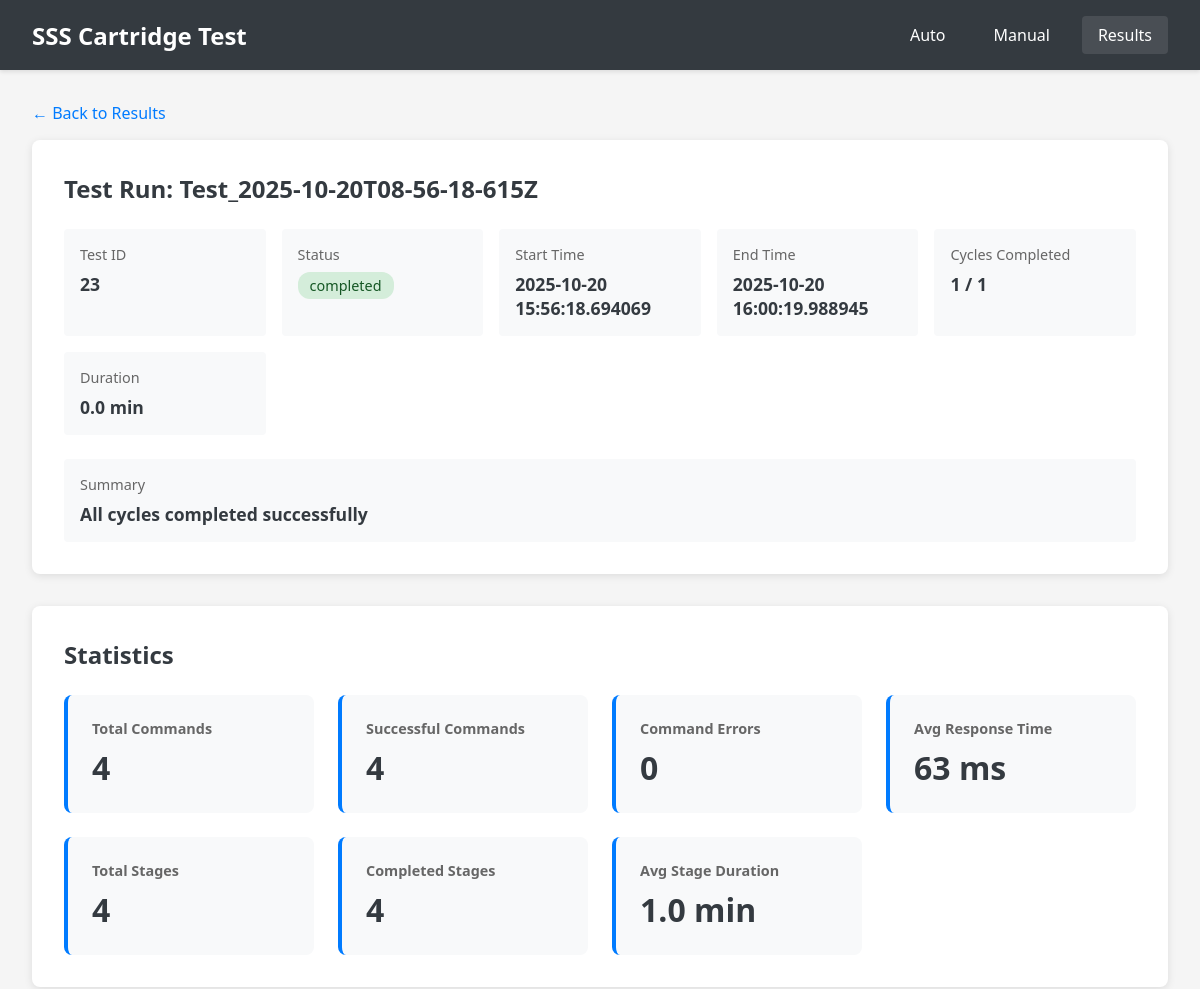
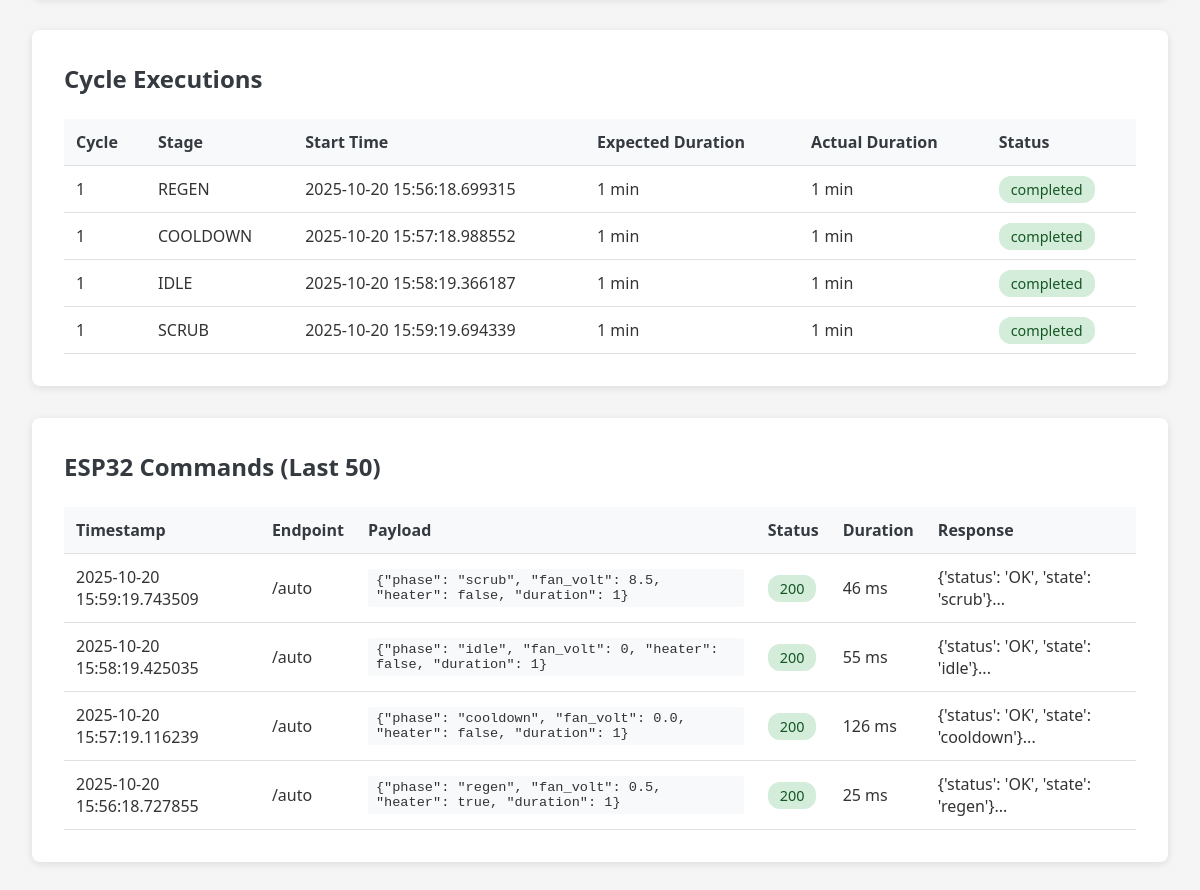
Page /results/23 on the committed database (2 pictures, top to bottom).
### tables this page shows
CREATE TABLE test_runs (
                    id INTEGER PRIMARY KEY AUTOINCREMENT,
                    name TEXT NOT NULL,
                    start_time TIMESTAMP NOT NULL,
                    end_time TIMESTAMP,
                    status TEXT NOT NULL,
                    total_cycles INTEGER,
                    completed_cycles INTEGER DEFAULT 0,
                    config TEXT NOT NULL,
                    result_summary TEXT,
                    created_at TIMESTAMP DEFAULT CURRENT_TIMESTAMP
                );

CREATE TABLE cycle_executions (
                    id INTEGER PRIMARY KEY AUTOINCREMENT,
                    test_run_id INTEGER NOT NULL,
                    cycle_number INTEGER NOT NULL,
                    stage TEXT NOT NULL,
                    start_time TIMESTAMP NOT NULL,
                    end_time TIMESTAMP,
                    expected_duration_sec INTEGER,
                    actual_duration_sec INTEGER,
                    status TEXT NOT NULL,
                    FOREIGN KEY (test_run_id) REFERENCES test_runs(id)
                );

CREATE TABLE esp32_commands (
                    id INTEGER PRIMARY KEY AUTOINCREMENT,
                    test_run_id INTEGER,
                    cycle_execution_id INTEGER,
                    timestamp TIMESTAMP DEFAULT CURRENT_TIMESTAMP,
                    endpoint TEXT NOT NULL,
                    method TEXT NOT NULL,
                    payload TEXT NOT NULL,
                    response_status INTEGER,
                    response_body TEXT,
                    error TEXT,
                    duration_ms INTEGER,
                    FOREIGN KEY (test_run_id) REFERENCES test_runs(id),
                    FOREIGN KEY (cycle_execution_id) REFERENCES cycle_executions(id)
                );

### app.py (the view)
@app.route('/results/<int:test_run_id>')
def test_run_details(test_run_id):
    test_run = db.get_test_run(test_run_id)
    if not test_run:
        return jsonify({'error': 'Test run not found'}), 404
    cycles = db.get_cycle_executions(test_run_id)
    commands = db.get_esp32_commands(test_run_id=test_run_id)
    scenarios = db.get_test_scenarios(test_run_id)
    statistics = db.get_test_run_statistics(test_run_id)
    return render_template('test_details.html',
                         test_run=test_run,
                         cycles=cycles,
                         commands=commands,
                         scenarios=scenarios,
                         statistics=statistics)

### database.py (called while the page is built)
    @contextmanager
    def get_connection(self):
        conn = sqlite3.connect(self.db_path)
        conn.row_factory = sqlite3.Row
        try:
            yield conn
            conn.commit()
        except Exception as e:
            conn.rollback()
            raise e
        finally:
            conn.close()

    def get_test_run(self, test_run_id: int) -> Optional[Dict]:
        with self.get_connection() as conn:
            cursor = conn.cursor()
            cursor.execute('SELECT * FROM test_runs WHERE id = ?', (test_run_id,))
            row = cursor.fetchone()
            return dict(row) if row else None

    def get_cycle_executions(self, test_run_id: int) -> List[Dict]:
        with self.get_connection() as conn:
            cursor = conn.cursor()
            cursor.execute('''
                SELECT * FROM cycle_executions
                WHERE test_run_id = ?
                ORDER BY cycle_number, start_time
            ''', (test_run_id,))
            return [dict(row) for row in cursor.fetchall()]

    def get_esp32_commands(self, test_run_id: Optional[int] = None,
                          cycle_execution_id: Optional[int] = None,
                          limit: int = 100) -> List[Dict]:
        with self.get_connection() as conn:
            cursor = conn.cursor()
            query = 'SELECT * FROM esp32_commands WHERE 1=1'
            params = []
            if test_run_id is not None:
                query += ' AND test_run_id = ?'
                params.append(test_run_id)
            if cycle_execution_id is not None:
                query += ' AND cycle_execution_id = ?'
                params.append(cycle_execution_id)
            query += ' ORDER BY timestamp DESC LIMIT ?'
            params.append(limit)
            cursor.execute(query, params)
            return [dict(row) for row in cursor.fetchall()]

    def get_test_scenarios(self, test_run_id: int) -> List[Dict]:
        with self.get_connection() as conn:
            cursor = conn.cursor()
            cursor.execute('''
                SELECT * FROM test_scenarios
                WHERE test_run_id = ?
                ORDER BY start_time
            ''', (test_run_id,))
            return [dict(row) for row in cursor.fetchall()]

### templates/test_details.html (shortened to what this page needs)
<!DOCTYPE html>
<html lang="en">
<head>
    <link rel="stylesheet" href="{{ url_for('static', filename='css/style.css') }}">
</head>
<body>
    <nav class="navbar">
        <div class="nav-brand">SSS Cartridge Test</div>
        <div class="nav-menu">
            <a href="/">Auto</a>
            <a href="/manual">Manual</a>
            <a href="/results" class="active">Results</a>
        </div>
    </nav>
    <div class="details-container">
        <a href="/results" class="back-link">← Back to Results</a>
        <div class="section">
            <h2>Test Run: {{ test_run['name'] }}</h2>
            <div class="info-grid">
                <div class="info-item">
                    <label>Test ID</label>
                    <value>{{ test_run['id'] }}</value>
                </div>
                <div class="info-item">
                    <label>Status</label>
                    <value>
                        <span class="status-badge status-{{ test_run['status'] }}">
                            {{ test_run['status'] }}
                        </span>
                    </value>
                </div>
                <div class="info-item">
                    <label>Start Time</label>
                    <value>{{ test_run['start_time'] }}</value>
                </div>
                <div class="info-item">
                    <label>End Time</label>
                    <value>{{ test_run['end_time'] if test_run['end_time'] else 'Running...' }}</value>
                </div>
                <div class="info-item">
                    <label>Cycles Completed</label>
                    <value>{{ test_run['completed_cycles'] }} / {{ test_run['total_cycles'] }}</value>
                </div>
                <div class="info-item">
                    <label>Duration</label>
                    <value>
                        {% if test_run['end_time'] %}
                            {{ "%.1f"|format((test_run['end_time']|float - test_run['start_time']|float) / 60) }} min
                        {% else %}
                            In progress
                        {% endif %}
                    </value>
                </div>
            </div>
            {% if test_run['result_summary'] %}
            <div class="info-item" style="margin-top: 1rem;">
                <label>Summary</label>
                <value>{{ test_run['result_summary'] }}</value>
            </div>
            {% endif %}
        </div>
        {% if statistics %}
        <div class="section">
            <h2>Statistics</h2>
            <div class="stats-grid">
                <div class="stat-card">
                    <h3>Total Commands</h3>
                    <div class="stat-value">{{ statistics['commands']['total'] or 0 }}</div>
                </div>
                <div class="stat-card">
                    <h3>Successful Commands</h3>
                    <div class="stat-value">{{ statistics['commands']['successful'] or 0 }}</div>
                </div>
                <div class="stat-card">
                    <h3>Command Errors</h3>
                    <div class="stat-value">{{ statistics['commands']['errors'] or 0 }}</div>
                </div>
                <div class="stat-card">
                    <h3>Avg Response Time</h3>
                    <div class="stat-value">
                        {% if statistics['commands']['avg_duration_ms'] %}
                            {{ "%.0f"|format(statistics['commands']['avg_duration_ms']) }} ms
                        {% else %}
                            - ms
                        {% endif %}
                    </div>
                </div>
                <div class="stat-card">
                    <h3>Total Stages</h3>
                    <div class="stat-value">{{ statistics['cycles']['total_stages'] or 0 }}</div>
                </div>
                <div class="stat-card">
                    <h3>Completed Stages</h3>
                    <div class="stat-value">{{ statistics['cycles']['completed_stages'] or 0 }}</div>
                </div>
                <div class="stat-card">
                    <h3>Avg Stage Duration</h3>
                    <div class="stat-value">
                        {% if statistics['cycles']['avg_stage_duration_sec'] %}
                            {{ "%.1f"|format(statistics['cycles']['avg_stage_duration_sec'] / 60) }} min
                        {% else %}
                            - min
                        {% endif %}
                    </div>
                </div>
            </div>
        </div>
        {% endif %}
        {% if cycles %}
        <div class="section">
            <h2>Cycle Executions</h2>
            <table class="cycles-table">
                <thead>
                    <tr>
                        <th>Cycle</th>
                        <th>Stage</th>
                        <th>Start Time</th>
                        <th>Expected Duration</th>
                        <th>Actual Duration</th>
                        <th>Status</th>
                    </tr>
                </thead>
                <tbody>
                    {% for cycle in cycles %}
                    <tr>
                        <td>{{ cycle['cycle_number'] }}</td>
                        <td>{{ cycle['stage'].upper() }}</td>
                        <td>{{ cycle['start_time'] }}</td>
                        <td>{{ cycle['expected_duration_sec'] // 60 }} min</td>
                        <td>
                            {% if cycle['actual_duration_sec'] %}
                                {{ cycle['actual_duration_sec'] // 60 }} min
                            {% else %}
                                -
                            {% endif %}
                        </td>
                        <td>
                            <span class="status-badge status-{{ cycle['status'] }}">
                                {{ cycle['status'] }}
                            </span>
                        </td>
                    </tr>
                    {% endfor %}
                </tbody>
            </table>
        </div>
        {% endif %}
        {% if commands %}
        <div class="section">
            <h2>ESP32 Commands (Last 50)</h2>
            <table class="commands-table">
                <thead>
                    <tr>
                        <th>Timestamp</th>
                        <th>Endpoint</th>
                        <th>Payload</th>
                        <th>Status</th>
                        <th>Duration</th>
                        <th>Response</th>
                    </tr>
                </thead>
                <tbody>
                    {% for cmd in commands[:50] %}
                    <tr>
                        <td>{{ cmd['timestamp'] }}</td>
                        <td>{{ cmd['endpoint'] }}</td>
                        <td>
                            <div class="command-payload">{{ cmd['payload'] }}</div>
                        </td>
                        <td>
                            {% if cmd['response_status'] %}
                                <span class="status-badge status-{{ 'online' if cmd['response_status'] == 200 else 'offline' }}">
                                    {{ cmd['response_status'] }}
                                </span>
                            {% else %}
                                <span class="status-badge status-error">Error</span>
                            {% endif %}
                        </td>
                        <td>{{ cmd['duration_ms'] }} ms</td>
                        <td>
                            {% if cmd['error'] %}
                                <span style="color: #dc3545;">{{ cmd['error'] }}</span>
                            {% else %}
                                {{ cmd['response_body'][:50] }}...
                            {% endif %}
                        </td>
                    </tr>
                    {% endfor %}
                </tbody>
            </table>
        </div>
        {% endif %}
    </div>
</body>
</html>

### static/css/style.css (style rules this page uses)
:root { --primary-color: #007bff; --success-color: #28a745; --danger-color: #dc3545; --warning-color: #ffc107; --info-color: #17a2b8; --secondary-color: #6c757d; --dark-color: #343a40; --light-color: #f8f9fa; --online-color: #28a745; --offline-color: #dc3545; }
* { margin: 0; padding: 0; box-sizing: border-box; }
body { font-family: 'Segoe UI', Tahoma, Geneva, Verdana, sans-serif; background-color: #f5f5f5; color: #333; }
.navbar { background-color: var(--dark-color); color: white; padding: 1rem 2rem; display: flex; justify-content: space-between; align-items: center; box-shadow: 0 2px 4px rgba(0,0,0,0.1); }
.nav-brand { font-size: 1.5rem; font-weight: bold; }
.nav-menu { display: flex; gap: 1rem; align-items: center; }
.nav-menu a { color: white; text-decoration: none; padding: 0.5rem 1rem; border-radius: 4px; transition: background-color 0.3s; }
.nav-menu a:hover, .nav-menu a.active { background-color: rgba(255,255,255,0.1); }
.status-badge { padding: 0.25rem 0.75rem; border-radius: 12px; font-size: 0.9rem; font-weight: 500; }
.status-online { background-color: #d4edda; color: #155724; }
.status-completed { background-color: #d4edda; color: #155724; }
table { width: 100%; border-collapse: collapse; }
th, td { padding: 1rem; text-align: left; border-bottom: 1px solid #e0e0e0; }
th { background-color: #f8f9fa; font-weight: 600; color: var(--dark-color); }

### templates/test_details.html (style rules this page uses)
.details-container { max-width: 1400px; margin: 2rem auto; padding: 0 2rem; }
.section { background: white; border-radius: 8px; padding: 2rem; margin-bottom: 2rem; box-shadow: 0 2px 8px rgba(0,0,0,0.1); }
.section h2 { margin-bottom: 1.5rem; color: #343a40; }
.info-grid { display: grid; grid-template-columns: repeat(auto-fit, minmax(200px, 1fr)); gap: 1rem; margin-bottom: 1.5rem; }
.info-item { padding: 1rem; background: #f8f9fa; border-radius: 4px; }
.info-item label { display: block; font-size: 0.9rem; color: #666; margin-bottom: 0.5rem; }
.info-item value { display: block; font-size: 1.1rem; font-weight: 600; color: #343a40; }
.cycles-table, .commands-table { width: 100%; border-collapse: collapse; margin-top: 1rem; }
.cycles-table th, .cycles-table td, .commands-table th, .commands-table td { padding: 0.75rem; text-align: left; border-bottom: 1px solid #e0e0e0; }
.cycles-table th, .commands-table th { background-color: #f8f9fa; font-weight: 600; }
.command-payload { font-family: monospace; font-size: 0.85rem; background: #f8f9fa; padding: 0.25rem 0.5rem; border-radius: 3px; }
.stats-grid { display: grid; grid-template-columns: repeat(auto-fit, minmax(250px, 1fr)); gap: 1.5rem; }
.stat-card { background: #f8f9fa; padding: 1.5rem; border-radius: 8px; border-left: 4px solid #007bff; }
.stat-card h3 { font-size: 0.9rem; color: #666; margin-bottom: 0.5rem; }
.stat-value { font-size: 2rem; font-weight: bold; color: #343a40; }
.back-link { display: inline-block; margin-bottom: 1rem; color: #007bff; text-decoration: none; }

### rows in the picture
test_runs: name "Test_2025-10-20T08-56-18-615Z", id "23", status "completed", start_time "2025-10-20 15:56:18.694069", end_time "2025-10-20 16:00:19.988945", completed_cycles "1", total_cycles "1", end_time+start_time "0.0", result_summary "All cycles completed successfully"
esp32_commands: timestamp "2025-10-20 15:59:19.743509", endpoint "/auto", payload "{\"phase\": \"scrub\", \"fan_volt\": 8.5, \"heater\": false, \"duration\": 1}", response_status "200", duration_ms "46", response_body "{'status': 'OK', 'state': 'scrub'}"
esp32_commands: timestamp "2025-10-20 15:58:19.425035", endpoint "/auto", payload "{\"phase\": \"idle\", \"fan_volt\": 0, \"heater\": false, \"duration\": 1}", response_status "200", duration_ms "55", response_body "{'status': 'OK', 'state': 'idle'}"
esp32_commands: timestamp "2025-10-20 15:57:19.116239", endpoint "/auto", payload "{\"phase\": \"cooldown\", \"fan_volt\": 0.0, \"heater\": false, \"duration\": 1}", response_status "200", duration_ms "126", response_body "{'status': 'OK', 'state': 'cooldown'}"
esp32_commands: timestamp "2025-10-20 15:56:18.727855", endpoint "/auto", payload "{\"phase\": \"regen\", \"fan_volt\": 0.5, \"heater\": true, \"duration\": 1}", response_status "200", duration_ms "25", response_body "{'status': 'OK', 'state': 'regen'}"

### other values in the picture
{{ statistics['commands']['total'] or 0 }} "4"
{{ statistics['commands']['successful'] or 0 }} "4"
{{ statistics['commands']['errors'] or 0 }} "0"
{{ "%.0f"|format(statistics['commands']['avg_duration_ms']) }} "63"
{{ statistics['cycles']['total_stages'] or 0 }} "4"
{{ statistics['cycles']['completed_stages'] or 0 }} "4"
{{ "%.1f"|format(statistics['cycles']['avg_stage_duration_sec'] / 60) }} "1.0"
